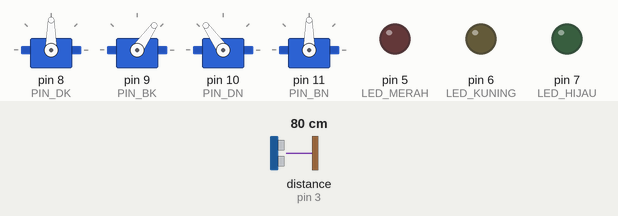
Recording of a sketch running on a simulated Arduino Uno, built with avr-gcc and run on an emulated ATmega328P. Shown: 4 × servo, output pins drawn as LEDs (lit = HIGH). Wiring (inferred from the names in the program): ultrasonic range finder: trigger pin 2; echo pin 3. Dashed ring = blinking. The test bench sets the inputs (shaded band); at power-on: distance to the obstacle (sensor on pin 3) 80 cm. The echo pulse lasts 58.3 µs per cm; pins used as bus, display or sensor lines are not drawn.

Above: at 2.85 s.
3.3 s: distance to the obstacle (sensor on pin 3) set to 13 cm
6.4 s: distance to the obstacle (sensor on pin 3) set to 10 cm
At 7.0 s:
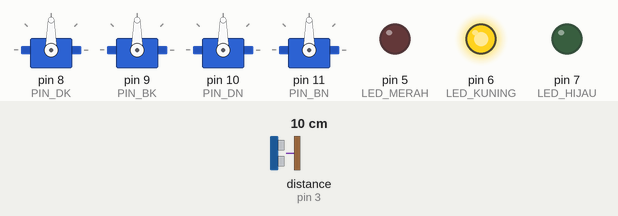
9.5 s: distance to the obstacle (sensor on pin 3) set to 7 cm
12.6 s: distance to the obstacle (sensor on pin 3) set to 4 cm
At 13.38 s:
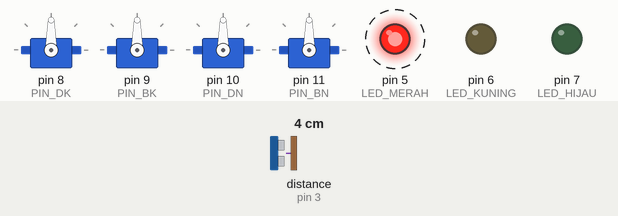
15.7 s: distance to the obstacle (sensor on pin 3) set to 9 cm
At 16.74 s:
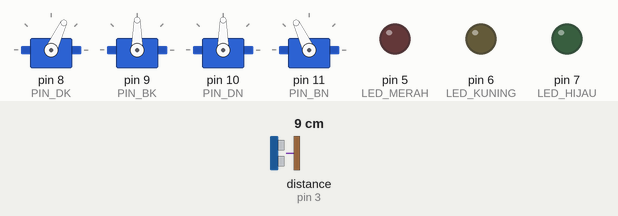
18.8 s: distance to the obstacle (sensor on pin 3) set to 2 cm
At 19.18 s:
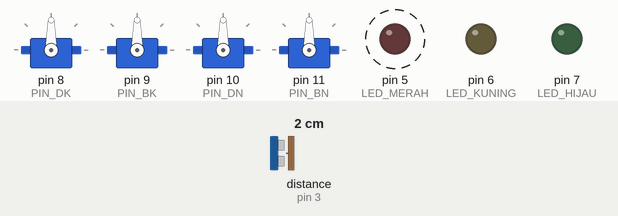
Timing chart, 0 to 22.9 s (numbered marks = the images above; inputs shaded):
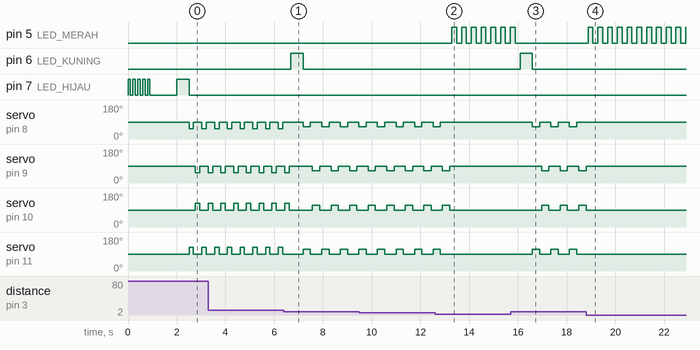

Measured:
- the behaviour switches between 12 and 11 cm on distance to the obstacle (sensor on pin 3) (found by bisection; images 0 and 1)
- the behaviour switches between 6 and 5 cm on distance to the obstacle (sensor on pin 3) (found by bisection; images 1 and 2)
- after the input at 6.4 s, pin 6 (LED_KUNING): LOW → HIGH after 0.29 s, → LOW 0.50 s later; servo on pin 8 (PIN_DK): alternates 90° for 0.46 s and 65° for 0.30 s, starting after 0.79 s; servo on pin 11 (PIN_BN): alternates 115° for 0.30 s and 90° for 0.46 s, starting after 0.79 s
- after the input at 12.6 s, pin 5 (LED_MERAH): alternates HIGH for 0.20 s and LOW for 0.20 s, starting after 0.69 s; servo on pin 8 (PIN_DK), servo on pin 11 (PIN_BN): goes on until 12.8 s, then stays 90°; servo on pin 9 (PIN_BK), servo on pin 10 (PIN_DN): goes on until 13.2 s, then stays 90°
- after the input at 15.7 s, pin 5 (LED_MERAH): goes on until 15.9 s, then stays LOW; pin 6 (LED_KUNING): LOW → HIGH after 0.39 s, → LOW 0.50 s later
- after the input at 18.8 s, pin 5 (LED_MERAH): alternates HIGH for 0.20 s and LOW for 0.20 s, starting after 0.08 s; servo on pin 8 (PIN_DK), servo on pin 9 (PIN_BK), servo on pin 10 (PIN_DN), servo on pin 11 (PIN_BN): stops changing and stays 90°
- by itself, servo on pin 8 (PIN_DK): alternates 90° for 0.34 s and 55° for 0.18 s
- by itself, servo on pin 9 (PIN_BK): alternates 90° for 0.46 s and 65° for 0.30 s

The sketch:

4ServoRobotAnjingBerjalanSederhana.ino
```cpp
/*
====================================================
ROBOT 4 KAKI - FINAL VERSION (STABLE WALK + FAST + STOP)

FUNGSI UTAMA:
----------------------------------------------------
Robot berjalan dengan 2 mode gerak:
1. JALAN LAMBAT  (5–10 cm)
2. JALAN NORMAL  (>10 cm)

STOP MODE:
- Jarak < 5 cm
- Robot berhenti total
- LED merah berkedip terus

FITUR TAMBAHAN:
----------------------------------------------------
✔ HC-SR04 untuk deteksi jarak depan
✔ Step walking 4 kaki (diagonal gait)
✔ Mode FAST & SLOW otomatis
✔ LOCK MODE kuning (anti flicker 3 detik)
✔ LED indikator:
   - Hijau  = jalan normal
   - Kuning = jalan lambat
   - Merah  = stop (blink)

✔ Startup:
- LED hijau blink cepat 1 detik

LOGIKA JARAK:
----------------------------------------------------
< 5 cm   → STOP (merah blink)
5–10 cm  → JALAN LAMBAT (kuning)
> 10 cm  → JALAN NORMAL (hijau)

PIN CONFIG:
----------------------------------------------------
SERVO:
- DK (depan kiri)   = 8
- BK (belakang kiri)= 9
- DN (depan kanan)  = 10
- BN (belakang kanan)= 11

HC-SR04:
- TRIG = 2
- ECHO = 3

LED:
- MERAH  = 5
- KUNING = 6
- HIJAU  = 7

CATATAN POWER:
----------------------------------------------------
Gunakan power eksternal untuk servo (minimal 5V 3A)
untuk mencegah reset Arduino.
====================================================
*/

#include <Servo.h>

// =======================
// SERVO
// =======================
Servo DK;
Servo BK;
Servo DN;
Servo BN;

// =======================
// PIN SERVO
// =======================
const int PIN_DK = 8;
const int PIN_BK = 9;
const int PIN_DN = 10;
const int PIN_BN = 11;

// =======================
// HC-SR04
// =======================
const int TRIG = 2;
const int ECHO = 3;

// =======================
// LED
// =======================
const int LED_MERAH  = 5;
const int LED_KUNING = 6;
const int LED_HIJAU  = 7;

// =======================
// PARAMETER GERAK
// =======================
const int TENGAH = 90;
const int LANGKAH_LAMBAT = 25;
const int LANGKAH_NORMAL = 35;

// =======================
// MODE CONTROL
// =======================
int mode = 0;
int modeLama = -1;

// LOCK KUNING (anti flicker)
unsigned long lockKuningUntil = 0;

// =======================
// SETUP
// =======================
void setup() {
  DK.attach(PIN_DK);
  BK.attach(PIN_BK);
  DN.attach(PIN_DN);
  BN.attach(PIN_BN);

  pinMode(TRIG, OUTPUT);
  pinMode(ECHO, INPUT);

  pinMode(LED_MERAH, OUTPUT);
  pinMode(LED_KUNING, OUTPUT);
  pinMode(LED_HIJAU, OUTPUT);

  // STARTUP BLINK HIJAU 1 DETIK
  for (int i = 0; i < 5; i++) {
    digitalWrite(LED_HIJAU, HIGH);
    delay(100);
    digitalWrite(LED_HIJAU, LOW);
    delay(100);
  }

  berdiri();
  delay(1000);
}

// =======================
// LOOP UTAMA
// =======================
void loop() {

  int jarak = bacaJarak();
  unsigned long now = millis();

  // =======================
  // DETEKSI MODE
  // =======================
  if (jarak < 5) mode = 0;
  else if (jarak <= 10) mode = 1;
  else mode = 2;

  // =======================
  // LOCK MODE KUNING 3 DETIK
  // =======================
  if (now < lockKuningUntil) {
    if (mode == 2) mode = 1;
  }

  // =======================
  // MODE BERUBAH
  // =======================
  if (mode != modeLama) {

    berdiri();

    if (mode == 1) {
      tampilLED(LED_KUNING);
      lockKuningUntil = now + 3000;
      delay(500);
      matiLED();
    }

    if (mode == 2) {
      tampilLED(LED_HIJAU);
      delay(500);
      matiLED();
    }

    if (mode == 0) {
      // STOP tidak pakai delay transisi
      modeLama = mode;
    }

    modeLama = mode;
  }

  // =======================
  // EKSEKUSI GERAK
  // =======================

  if (mode == 0) {
    blinkMerah();
    berdiri();
  }

  if (mode == 1) {
    jalan(LANGKAH_LAMBAT, 300);
  }

  if (mode == 2) {
    jalan(LANGKAH_NORMAL, 180);
  }
}

// =======================
// GERAK WALKING
// =======================
void jalan(int langkah, int jeda) {

  DK.write(TENGAH - langkah);
  BN.write(TENGAH + langkah);
  BK.write(TENGAH);
  DN.write(TENGAH);
  delay(jeda);

  berdiri();
  delay(80);

  DN.write(TENGAH + langkah);
  BK.write(TENGAH - langkah);
  DK.write(TENGAH);
  BN.write(TENGAH);
  delay(jeda);

  berdiri();
  delay(80);
}

// =======================
// SENSOR JARAK
// =======================
int bacaJarak() {
  digitalWrite(TRIG, LOW);
  delayMicroseconds(2);

  digitalWrite(TRIG, HIGH);
  delayMicroseconds(10);
  digitalWrite(TRIG, LOW);

  long durasi = pulseIn(ECHO, HIGH, 30000);
  return durasi * 0.034 / 2;
}

// =======================
// LED CONTROL
// =======================
void tampilLED(int pin) {
  digitalWrite(LED_MERAH, LOW);
  digitalWrite(LED_KUNING, LOW);
  digitalWrite(LED_HIJAU, LOW);
  digitalWrite(pin, HIGH);
}

void matiLED() {
  digitalWrite(LED_MERAH, LOW);
  digitalWrite(LED_KUNING, LOW);
  digitalWrite(LED_HIJAU, LOW);
}

// =======================
// STOP BLINK MERAH
// =======================
void blinkMerah() {
  digitalWrite(LED_MERAH, HIGH);
  delay(200);
  digitalWrite(LED_MERAH, LOW);
  delay(200);
}

// =======================
// BERDIRI
// =======================
void berdiri() {
  DK.write(TENGAH);
  BK.write(TENGAH);
  DN.write(TENGAH);
  BN.write(TENGAH);
}
```
